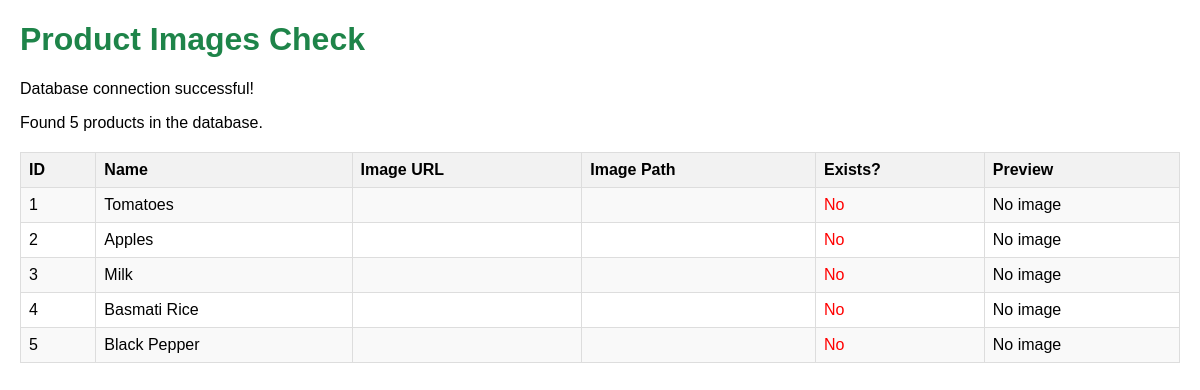
The page /check_product_images.php on the database its author committed.
### tables this page shows
CREATE TABLE IF NOT EXISTS products (
    id INT AUTO_INCREMENT PRIMARY KEY,
    name VARCHAR(255) NOT NULL,
    description TEXT,
    category_id INT,
    price DECIMAL(10,2) NOT NULL,
    stock INT NOT NULL,
    image_path VARCHAR(255),
    status TINYINT DEFAULT 1,
    created_at TIMESTAMP DEFAULT CURRENT_TIMESTAMP,
    updated_at TIMESTAMP DEFAULT CURRENT_TIMESTAMP ON UPDATE CURRENT_TIMESTAMP,
    seller_id INT,
    FOREIGN KEY (category_id) REFERENCES categories(id),
    FOREIGN KEY (seller_id) REFERENCES seller_registrations(id)
);

### check_product_images.php (the view, shortened to what this page needs)
<?php
echo '<!DOCTYPE html>
<html lang="en">
<head>
    <meta charset="UTF-8">
    <meta name="viewport" content="width=device-width, initial-scale=1.0">
    <title>Product Images Check</title>
    <style>
        body { font-family: Arial, sans-serif; margin: 20px; }
        h1 { color: #1e8449; }
        table { border-collapse: collapse; width: 100%; margin-top: 20px; }
        th, td { border: 1px solid #ddd; padding: 8px; text-align: left; }
        th { background-color: #f2f2f2; }
        tr:nth-child(even) { background-color: #f9f9f9; }
        .success { color: green; }
        .error { color: red; }
        .image-preview { max-width: 100px; max-height: 100px; }
    </style>
</head>
<body>
    <h1>Product Images Check</h1>';
try {
    $host = "localhost";
    $db_name = "kisan_kart";
    $username = "root";
    $password = "";
    $conn = new PDO("mysql:host=$host;dbname=$db_name", $username, $password);
    $conn->setAttribute(PDO::ATTR_ERRMODE, PDO::ERRMODE_EXCEPTION);
    echo '<p>Database connection successful!</p>';
    $query = "SELECT * FROM products";
    $stmt = $conn->prepare($query);
    $stmt->execute();
    $products = $stmt->fetchAll(PDO::FETCH_ASSOC);
    echo '<p>Found ' . count($products) . ' products in the database.</p>';
    echo '<table>
        <tr>
            <th>ID</th>
            <th>Name</th>
            <th>Image URL</th>
            <th>Image Path</th>
            <th>Exists?</th>
            <th>Preview</th>
        </tr>';
    foreach ($products as $product) {
        echo '<tr>';
        echo '<td>' . $product['id'] . '</td>';
        echo '<td>' . $product['name'] . '</td>';
        $image_url = isset($product['image_url']) ? $product['image_url'] : '';
        echo '<td>' . $image_url . '</td>';
        $image_exists = false;
        $image_path = '';
        $actual_url = '';
        echo '<td>' . $image_path . '</td>';
        echo '<td class="' . ($image_exists ? 'success' : 'error') . '">' . ($image_exists ? 'Yes' : 'No') . '</td>';
        echo '<td>';
        if ($image_exists) {
            echo '<img src="' . $actual_url . '" class="image-preview" alt="' . $product['name'] . '">';
        } else if (!empty($image_url)) {
            echo '<img src="' . $image_url . '" class="image-preview" alt="' . $product['name'] . '" onerror="this.src=\'https://via.placeholder.com/100x100?text=No+Image\'">';
        } else {
            echo 'No image';
        }
        echo '</td>';
        echo '</tr>';
    }
    echo '</table>';
} catch (PDOException $e) {
    echo '<p class="error">Database error: ' . $e->getMessage() . '</p>';
} catch (Exception $e) {
    echo '<p class="error">Error: ' . $e->getMessage() . '</p>';
}
echo '</body></html>';
?>

### check_product_images.php (style rules this page uses)
body { font-family: Arial, sans-serif; margin: 20px; }
h1 { color: #1e8449; }
table { border-collapse: collapse; width: 100%; margin-top: 20px; }
th, td { border: 1px solid #ddd; padding: 8px; text-align: left; }
th { background-color: #f2f2f2; }
tr:nth-child(even) { background-color: #f9f9f9; }
.error { color: red; }

### rows shown on the page
products: id "1", name "Tomatoes"
products: id "2", name "Apples"
products: id "3", name "Milk"
products: id "4", name "Basmati Rice"
products: id "5", name "Black Pepper"

### other values the page prints
count($products) "5"
